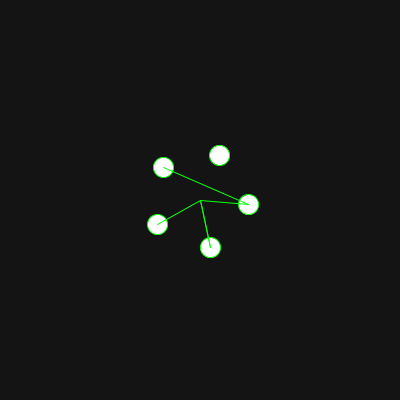
Frame 1 (no input)
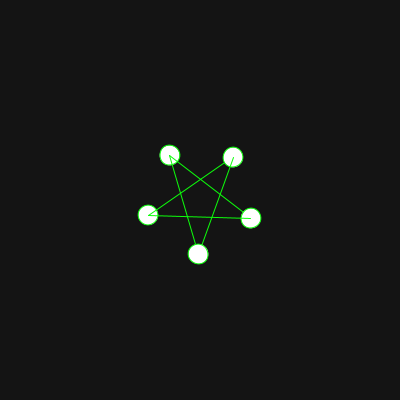
Frame 60 (the mouse pressed at the canvas centre just before this capture)
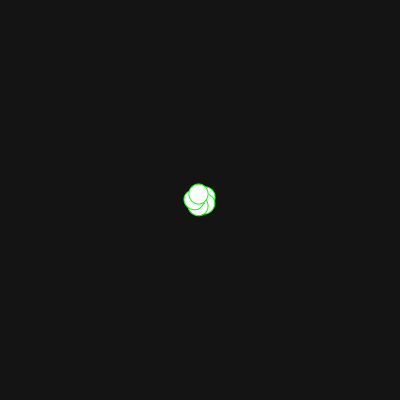
Frame 120 (the mouse held since frame 60 and released just before this capture)

The Processing sketch that drew these frames (run headless with seeded random() and noise(); from frame 60 on, the mouse is pressed at the canvas centre):

// Processing sketch: processing_140678
// ── processing_140678.pde

float N=5; // number of corners
float angle = 360/N; 
float rangle=0.0; // angle of rotation 
float[][] vertices = new float[10][2];
float radius = 48;

void setup(){
size(400,400);
}

void draw(){
  background(20);
  translate(width/2,height/2);
  rangle +=.1;
  rotate(rangle);
  radius +=1;
  if(radius > 80)
  radius =radius *-1;

  for (int i = 0; i < N; i++) 
  {
    vertices[i][0] = cos( radians( angle * i )) * radius;
    vertices[i][1] = sin( radians( angle * i )) * radius;
    stroke(12,255,10);
    ellipse(vertices[i][0],vertices[i][1],20,20);
    if(i==N-2)
    {
      line(vertices[i-3][0],vertices[i-3][1]  , vertices[3][0],vertices[3][1]);
      line(vertices[i-2][0],vertices[i-2][1]  , vertices[i+1][0],vertices[i+1][1]);
    }
    else if(i==N-1) {}
    else
    line(vertices[i][0],vertices[i][1]  , vertices[i+2][0],vertices[i+2][1]);
  }

}
